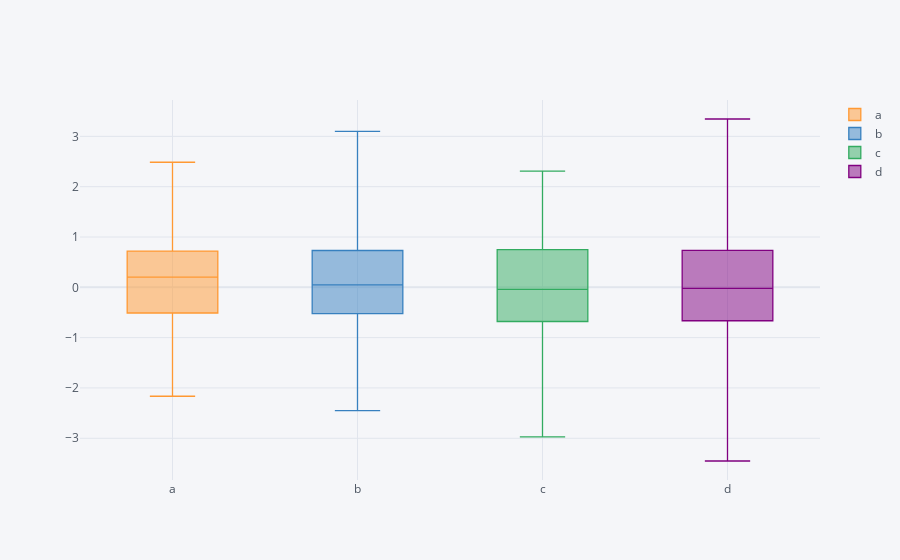

The cell this chart's notebook holds for it:
### Code cell
dataframe.iplot(kind='box') #Diagrama de caja
